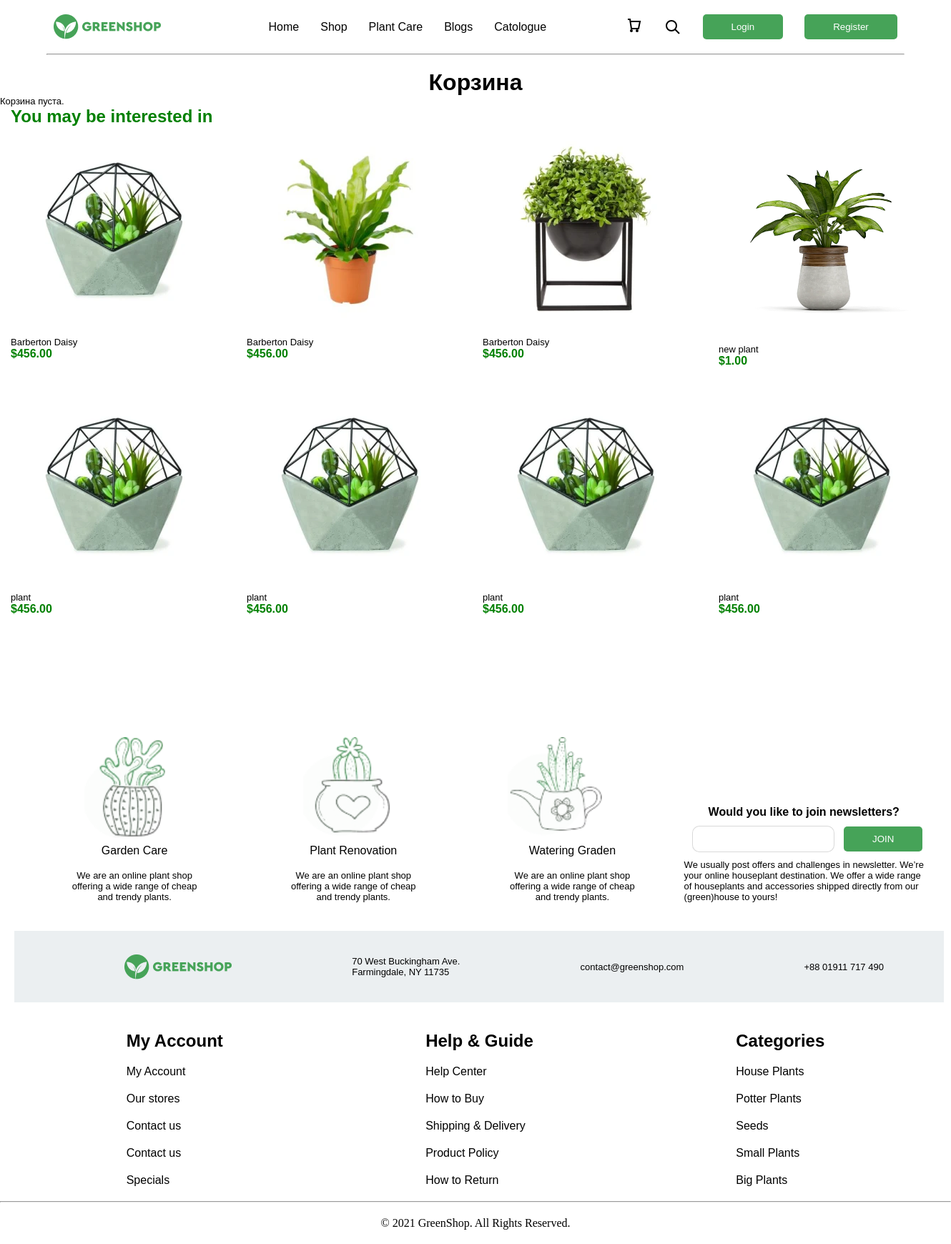
Page /cart/ on the committed database.
### plant/models.py (models this page shows, shortened)
class TimeAbstract(models.Model):
    created_at = models.DateField('created', auto_now_add=True)
    updated_at = models.DateField('', auto_now=True)
    class Meta:
        abstract = True

class Plant(TimeAbstract):
    class Meta:
        verbose_name_plural = 'plants'
        verbose_name = 'plant'
    name = models.CharField(max_length=100)
    price = models.DecimalField(decimal_places=2, max_digits=10)
    short_description = models.TextField()
    sizes = models.ManyToManyField('plant.Size', related_name='plant')
    category = models.ForeignKey('plant.Category', on_delete=models.PROTECT, related_name='plant')
    tags = models.ManyToManyField('plant.Tag', related_name='plant')
    description = models.ForeignKey('plant.Description', on_delete=models.PROTECT)
    user =  models.ForeignKey('auth.User', on_delete=models.PROTECT, related_name='plants')
    @property
    def image(self):
        if self.images.first():
            return self.images.first().image
        return None

class ImagePlant(TimeAbstract):
    class Meta:
        verbose_name_plural = 'images'
        verbose_name = 'image'
    plant = models.ForeignKey('plant.Plant', on_delete=models.PROTECT, related_name='images')
    image = ResizedImageField(upload_to='plant_images/', quality=90, force_format='WEBP')

class Category(TimeAbstract):
    class Meta:
        verbose_name_plural = 'categories'
        verbose_name = 'category'
    name = models.CharField(max_length=100)

### plant/views.py (the view)
# urls.py: path('cart/', views.CartView.as_view(), name='cart'),
class CartView(View):
    def get(self, request, *args, **kwargs):
        cart = request.session.get('cart', {})
        cart_items = []
        total_price = 0
        categories = Category.objects.all()
        plants = Plant.objects.all()
        for plant_id, quantity in cart.items():
            plant = Plant.objects.get(id=plant_id)
            item_price = plant.price * quantity
            cart_items.append({'product': plant, 'quantity': quantity, 'item_price': item_price})
            total_price += item_price
        context = {
            'cart_items': cart_items,
            'total_price': total_price,
            'categories': categories,
            'plants': plants,
        }
        return render(request, 'cart/cart.html', context)

### templates/cart/cart.html
{% extends 'main.html' %}
{% block content %}
  <h1 class="text-center pad-top-20 pad-20-media">Корзина</h1>
  {% if cart_items %}
        <div class="col-display gap-20">
          {% for item in cart_items %}
          <div class="display card-plant-basket media gap-20">
            <div class="display align-center gap-20">
              {% if item.product.image %}
              <img src="{{ item.product.image.url }}" alt="{{ item.product.name }}" width="50" />
              {% else %}
              <p>Нет изображения</p>
              {% endif %}
              <div class="display gap-20">
                <h2>{{ item.product.name }}</h2>
                <div>{{ item.quantity }}</div>
                <div>{{ item.item_price|floatformat:2 }}</div>
              </div>
              <div class="gap-20">
                <form method="post" action="{% url 'remove_from_cart' %}">
                  {% csrf_token %}
                  <input type="hidden" name="plant_id" value="{{ item.product.id }}" />
                  <button type="submit">Удалить</button>
                </form>
              </div>
            </div>
          </div>
        {% endfor %}
      </div>
    <div class="text-end">
      <h3 class="text-center text-end container pad-20-media">Общая сумма: {{ total_price|floatformat:2 }}</h3>
    </div>
  {% else %}
    <p>Корзина пуста.</p>
  {% endif %}
  <div class="container">
    <h2 class="green text-center-media ">You may be interested in</h2>
    <div class="display-plant1 container media-container">
      {% for plant in plants|slice:':8' %}
      <a href="{% url "detail_plant" plant.id %}">
        <div >
          <img class="card" src="{{ plant.image.url }}" alt="" />
          <p>{{ plant.name }}</p>
          <h4 class="green">${{ plant.price }}</h4>
        </div>
      </a>
      {% endfor %}
    </div>
  </div>
{% endblock %}

### templates/companents/footer.html (shortened to what this page needs)
{% block content %}
<center>
  <section class="pad-20 container hovers">
    <div class="display4">
      <div>
        <div class="block-1"></div>
        <h3>Garden Care</h3>
        <br /><p>
          We are an online plant shop
          <br />offering a wide range of cheap
          <br />and trendy plants.
        </p>
      </div>
      <div>
        <div class="block-2"></div>
        <h3>Plant Renovation</h3>
        <br /><p>
          We are an online plant shop
          <br />offering a wide range of cheap
          <br />and trendy plants.
        </p>
      </div>
      <div>
        <div class="block-3"></div>
        <h3>Watering Graden</h3>
        <br /><p>
          <br />offering a wide range of cheap
          <br />and trendy plants.
        </p>
      </div>
      <div>
        <div>
          <h4>
            Would you like to join newsletters?
          </h4>
          <div class="formas display">
            <input type="email"> <button>JOIN</button>
          </div>
          <p class="start">
            We usually post offers and challenges in newsletter. We’re
            <br>your online houseplant destination. We offer a wide range
            <br>of houseplants and accessories shipped directly from our
            <br>(green)house to yours!
          </p>
        </div>
      </div>
    </div>
  </section>
</center>
  <div class="pad-20">
    <div class="container footer display5 text-center-m">
      <div class="marg-left-20 text-end logo"></div>
      <div>
        <p>
          70 West Buckingham Ave.
          <br />Farmingdale, NY 11735
        </p>
      </div>
      <div>
        <p>contact@greenshop.com</p>
      </div>
      <div>
        <p>+88 01911 717 490</p>
      </div>
    </div>
  </div>
  <div class="container pad-20 display5 text-center-m">
    <div class="col-display-m">
      <h2>My Account</h2>
      <a href="">My Account</a>
      <a href="">Our stores</a>
      <a href="">Contact us</a>
      <a href="">Contact us</a>
      <a href="">Specials</a>
    </div>
    <div class="col-display-m">
      <h2>Help & Guide</h2>
      <a href="">Help Center</a>
      <a href="">How to Buy</a>
      <a href="">Shipping & Delivery</a>
      <a href="">Product Policy</a>
      <a href="">How to Return</a>
    </div>
    <div class="col-display-m">
      <h2>Categories</h2>
      {% for category in categories|slice:':5' %}
        <a href="">{{ category.name }}</a>
      {% endfor %}
    </div>
  </div>
  <hr class="max-width">
  <div class="pad-20">
    <center>
        © 2021 GreenShop. All Rights Reserved.
    </center>
  </div>
{% endblock %}

### static/static_dirs/css/main.css (style rules this page uses)
* { margin: 0; box-sizing: border-box; }
hr { color: rgb(225, 130, 130, 0.3); width: 1200px; text-align: center; height: 1px; }
.text-center { text-align: center; }
.marg-left-20 { margin-left: 70px; }
.container { width: 1300px; margin: 0 auto; }
.pad-20 { padding: 20px; }
.text-end { text-align: end; }
.start { text-align: start; }
.col-display-m { display: flex; flex-direction: column; gap: 20px; }
.logo { background-image: url(../images/logo.png); background-position: center; background-repeat: no-repeat; background-size: cover; width: 150px; height: 35px; }
.display { display: flex; justify-content: space-around; align-items: center; }
.display4 { display: flex; justify-content: space-around; align-items: end; }
.display5 { display: flex; justify-content: space-around; align-items: center; }
.display-plant1 { display: grid; grid-template-columns: repeat(4, 1fr); gap: 20px; flex: 1; }
.card { padding: 20px 20px; background-color: #ffffff; }
img { max-width: 300px; max-height: 300px; }
ul, li, a { text-decoration: none; font-family: Cera Pro, sans-serif; color: black; list-style: none; }
p { font-family: Cera Pro, sans-serif; font-size: 13px; }
h1 { font-family: Cera Pro, sans-serif; }
h4 { font-family: Cera Pro, sans-serif; }
h3 { font-family: Cera Pro, sans-serif; font-size: 16px; font-weight: 500; line-height: 18px; }
h2 { font-family: Cera Pro, sans-serif; }
button { background-color: #46A358; padding: 10px 40px; border: none; border-radius: 5px; color: white; max-width: 200px; }
.green { color: green; }
.pad-top-20 { padding-top: 20px; }
.block-1 { background-image: url(../images/s1-removebg-preview.png); background-position: center; background-repeat: no-repeat; background-size: cover; width: 300px; height: 300px; position: relative; top: 150px; left: 80px; }
.block-2 { background-image: url(../images/s2-removebg-preview.png); background-position: center; background-repeat: no-repeat; background-size: cover; width: 300px; height: 300px; position: relative; top: 150px; left: 80px; }
.block-3 { background-image: url(../images/s3-removebg-preview.png); background-position: center; background-repeat: no-repeat; background-size: cover; width: 300px; height: 300px; position: relative; top: 150px; left: 60px; }
.footer { background-color: rgb(235, 239, 241); height: 100px; }
.max-width { width: 100%; }
.formas input { padding: 10px 10px; margin: 10px; border: none; border: solid 1px rgb(128, 128, 128, 0.3); border-radius: 10px; }

### rows in the picture
Plant: image (picture), name "Barberton Daisy", price "456.00"
Plant: image (picture), name "Barberton Daisy", price "456.00"
Plant: image (picture), name "Barberton Daisy", price "456.00"
Plant: image (picture), name "new plant", price "1.00"
Plant: image (picture), name "plant", price "456.00"
Plant: image (picture), name "plant", price "456.00"
Plant: image (picture), name "plant", price "456.00"
Plant: image (picture), name "plant", price "456.00"
Category: name "House Plants"
Category: name "Potter Plants"
Category: name "Seeds"
Category: name "Small Plants"
Category: name "Big Plants"
